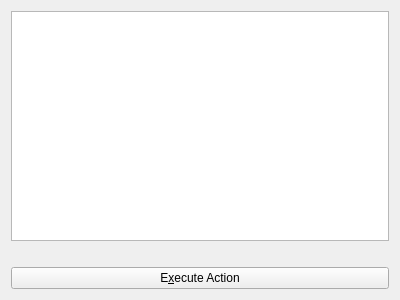
<?xml version="1.0" encoding="UTF-8"?>
<ui version="4.0">
 <class>WdgActionSearch</class>
 <widget class="QWidget" name="WdgActionSearch">
  <property name="geometry">
   <rect>
    <x>0</x>
    <y>0</y>
    <width>400</width>
    <height>300</height>
   </rect>
  </property>
  <property name="windowTitle">
   <string>Form</string>
  </property>
  <layout class="QVBoxLayout" name="verticalLayout">
   <item>
    <widget class="QListView" name="lstAction"/>
   </item>
   <item>
    <widget class="QLabel" name="lblWhatsThis">
     <property name="text">
      <string/>
     </property>
    </widget>
   </item>
   <item>
    <widget class="QPushButton" name="bnTrigger">
     <property name="text">
      <string>E&amp;xecute Action</string>
     </property>
    </widget>
   </item>
  </layout>
 </widget>
 <resources/>
 <connections/>
</ui>
